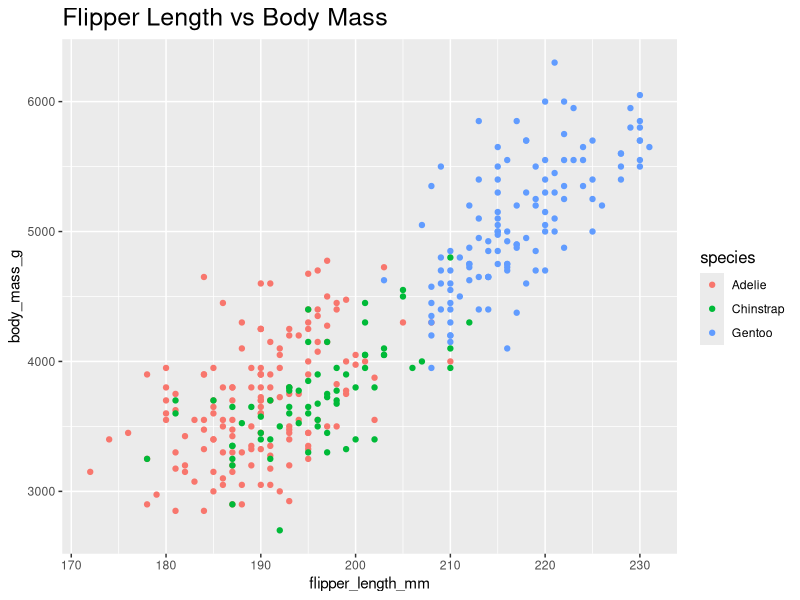
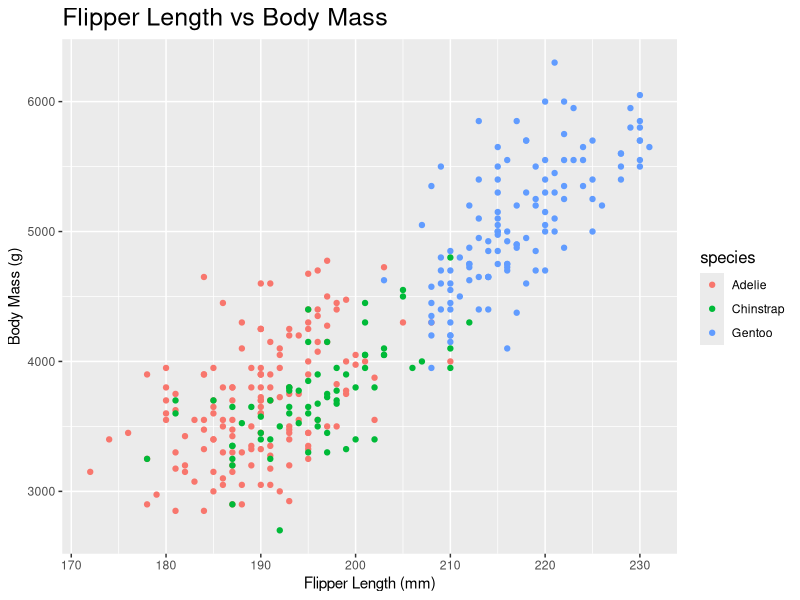

Reproduce these figures in R, in order.

            library(ggplot2)
            library(palmerpenguins)
            built_answer <- tryCatch(
                {
                    set.seed(42)
                    ggplot(penguins, aes(x = flipper_length_mm, y = body_mass_g, colour = species)) + geom_point() + labs(title = "Flipper Length vs Body Mass") + theme(plot.title = element_text(size = 18), legend.title = element_text(size = 12))
                    suppressWarnings(
                        if (!file.exists("/sandbox/figures/flipper-length_body-mass_scatter_font_size_title_legend_answer.png")) {
                            ggsave(
                                width = 3,
                                height = 3,
                                "/sandbox/figures/flipper-length_body-mass_scatter_font_size_title_legend_answer.png"
                            )
                        }
                    )
                    suppressWarnings(
                        ggplot_build(last_plot())
                    )
                },
                error = function(e) {
                    'ERROR'
                }
            )
            built_submission <- tryCatch(
                {
                    set.seed(42)
                    library(palmerpenguins)
library(ggplot2)

ggplot(penguins, aes(x = flipper_length_mm, y = body_mass_g, color = species)) +
  geom_point() +
  labs(title = "Flipper Length vs Body Mass", x = "Flipper Length (mm)", y = "Body Mass (g)") +
  theme(plot.title = element_text(size = 18),
        legend.title = element_text(size = 12))
                    suppressWarnings(
                        ggsave(
                            width = 3,
                            height = 3,
                            "figures/flipper-length_body-mass_scatter_font_size_title_legend_submission_granite.png"
                        )
                    )
                    suppressWarnings(
                        ggplot_build(last_plot())
                    )
                },
                error = function(e) {
                    'ERROR'
                }
            )
            cat(isTRUE(all.equal(built_answer, built_submission)))
        
